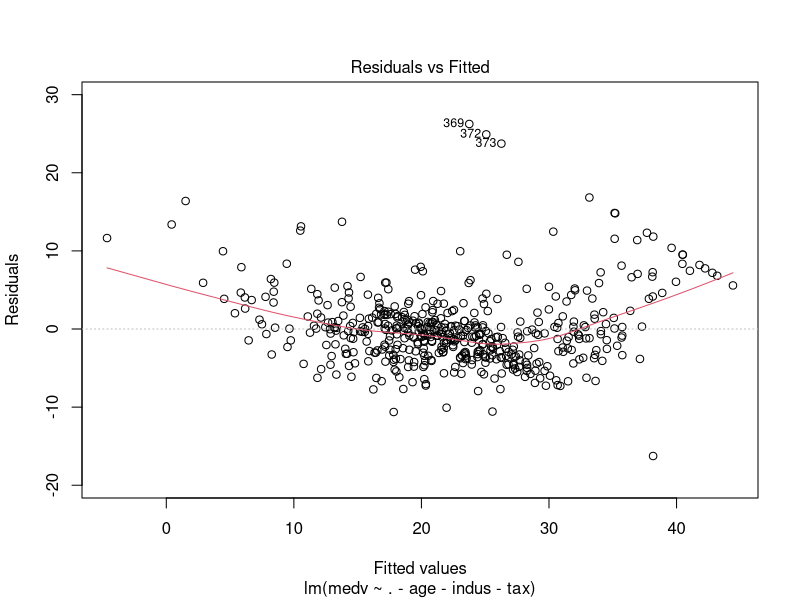
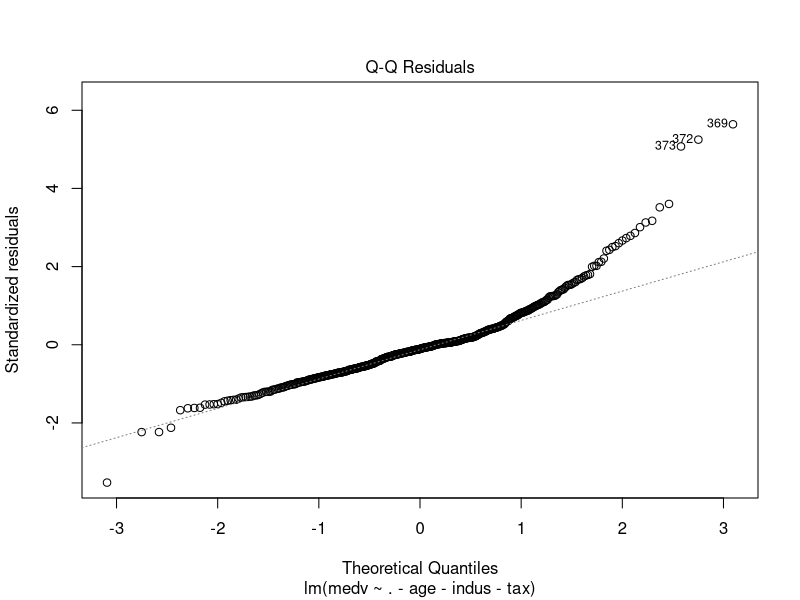
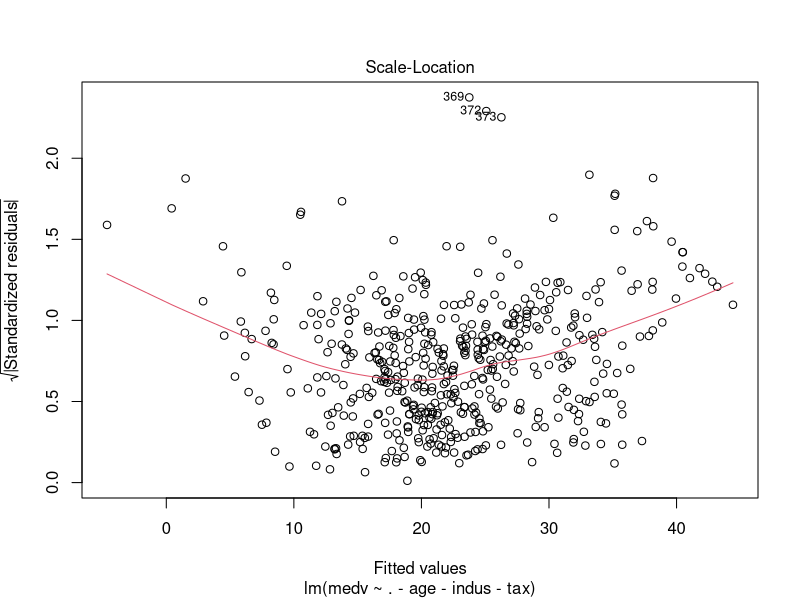
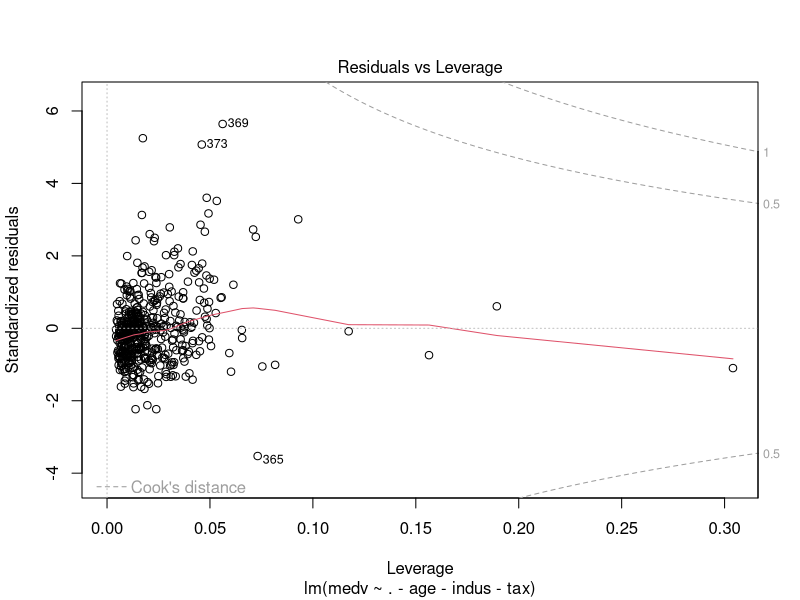
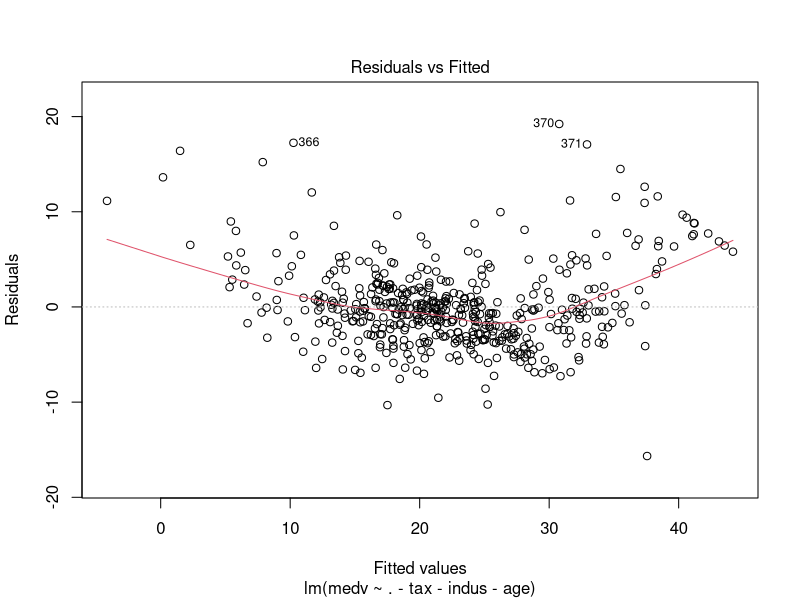
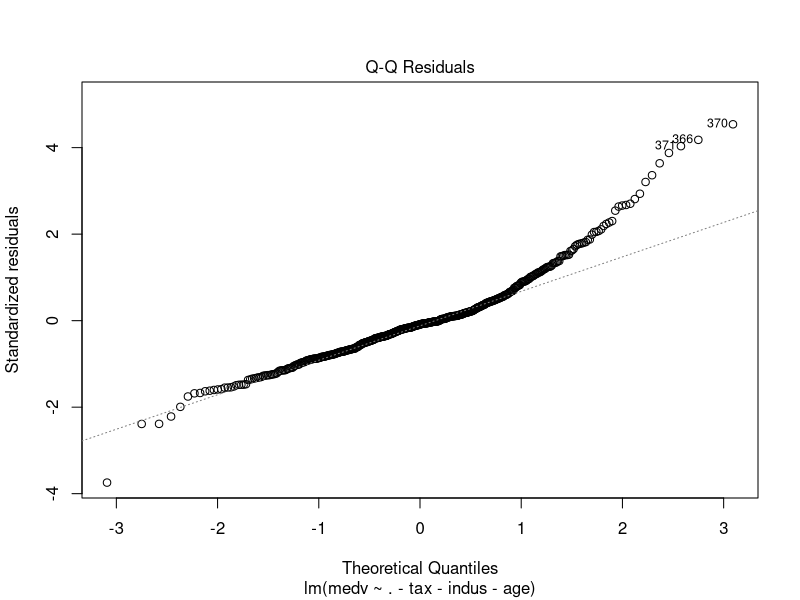
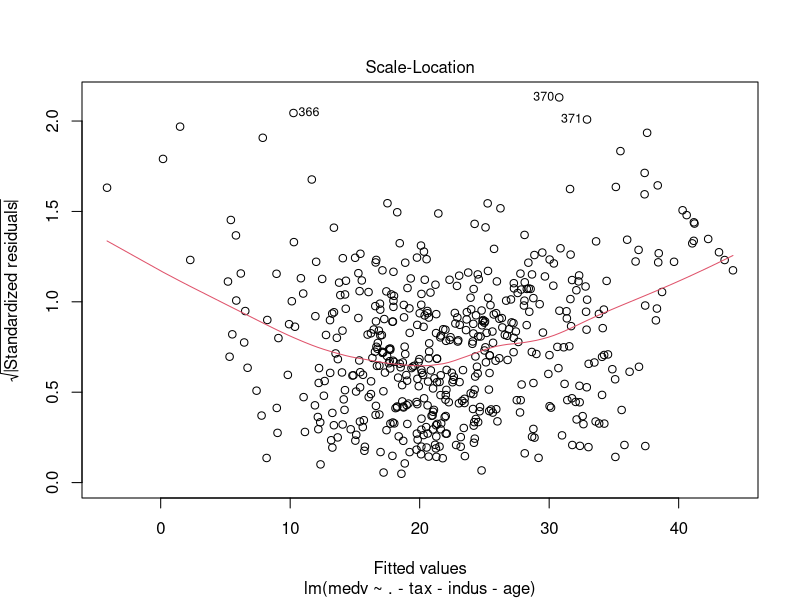
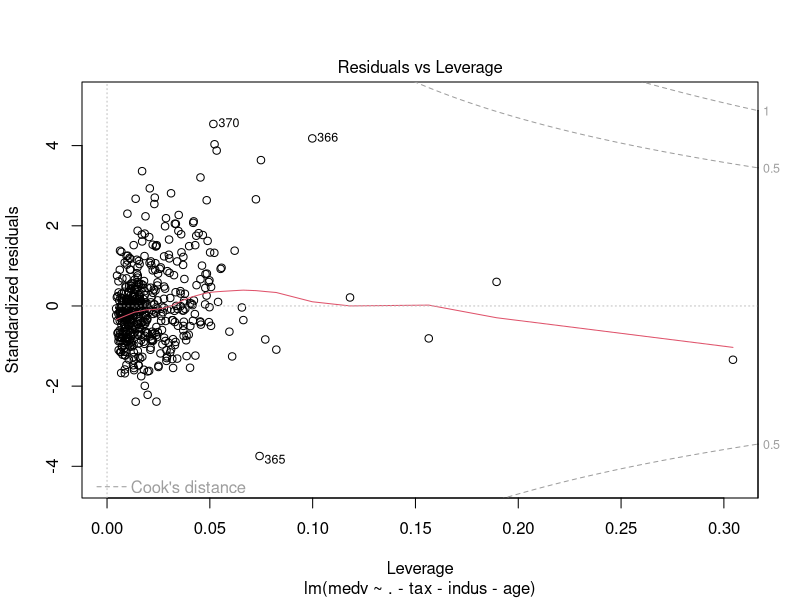

Here is the R script that generated these plots, in order:
## ---- chunk 1
knitr::opts_chunk$set(echo = TRUE)
## ---- chunk 2
library(MASS) # 資料來源
library(car) # VIF函數來源
#mydata <- read.table(, header = TRUE, na.strings = "?")
#mydata <- read.csv(, header = TRUE, na.strings = "?")
## ---- chunk 3
my_Boston <- na.omit(Boston) # 移除含有空值的資料
## ---- chunk 4
#summary(Boston)
## ---- chunk 5
#plot(rm, lstat)
#hist(lstat, col=2, breaks = 15)
#pairs(my_Boston)
#pairs(~ + rm + crim + lstat)
#cor(my_Boston)
## ---- chunk 6
attach(my_Boston)
lm.fit = lm(medv ~ ., data = my_Boston)
summary(lm.fit)
vif(lm.fit)
lm.fit = lm(medv ~ . -age -indus - tax, data = my_Boston)
summary(lm.fit)
plot(lm.fit)
lm.fit = lm(medv ~ . - tax - indus - age , data = my_Boston[-c(369, 372, 373), ])
summary(lm.fit)
plot(lm.fit)
lm.fit3 = lm(medv ~ . - tax - indus - age + I(rm^2), data = my_Boston[-c(372, 373, 369), ])
summary(lm.fit3)
plot(lm.fit3)
anova(lm.fit, lm.fit3)
## ---- chunk 7
lm.fit4 = lm(medv ~ . - tax - black - zn - rad - chas - indus - age + I(rm^2) + rm:lstat, data = my_Boston[-c(365, 370, 371, 372, 373, 369), ])
summary(lm.fit4)
plot(lm.fit4)
# wierd data
my_Boston[c(365, 370, 371, 372, 373, 369), ]
